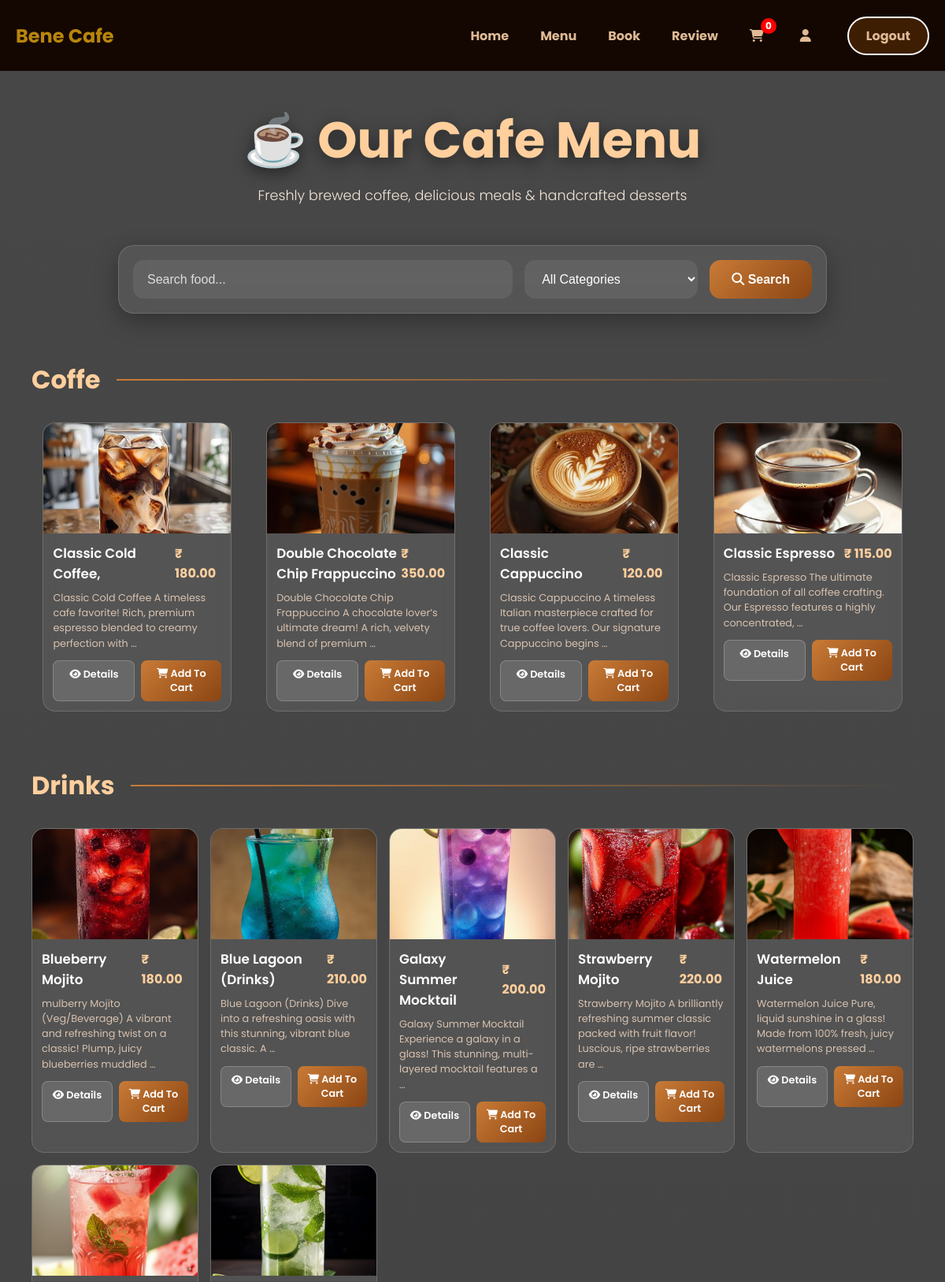
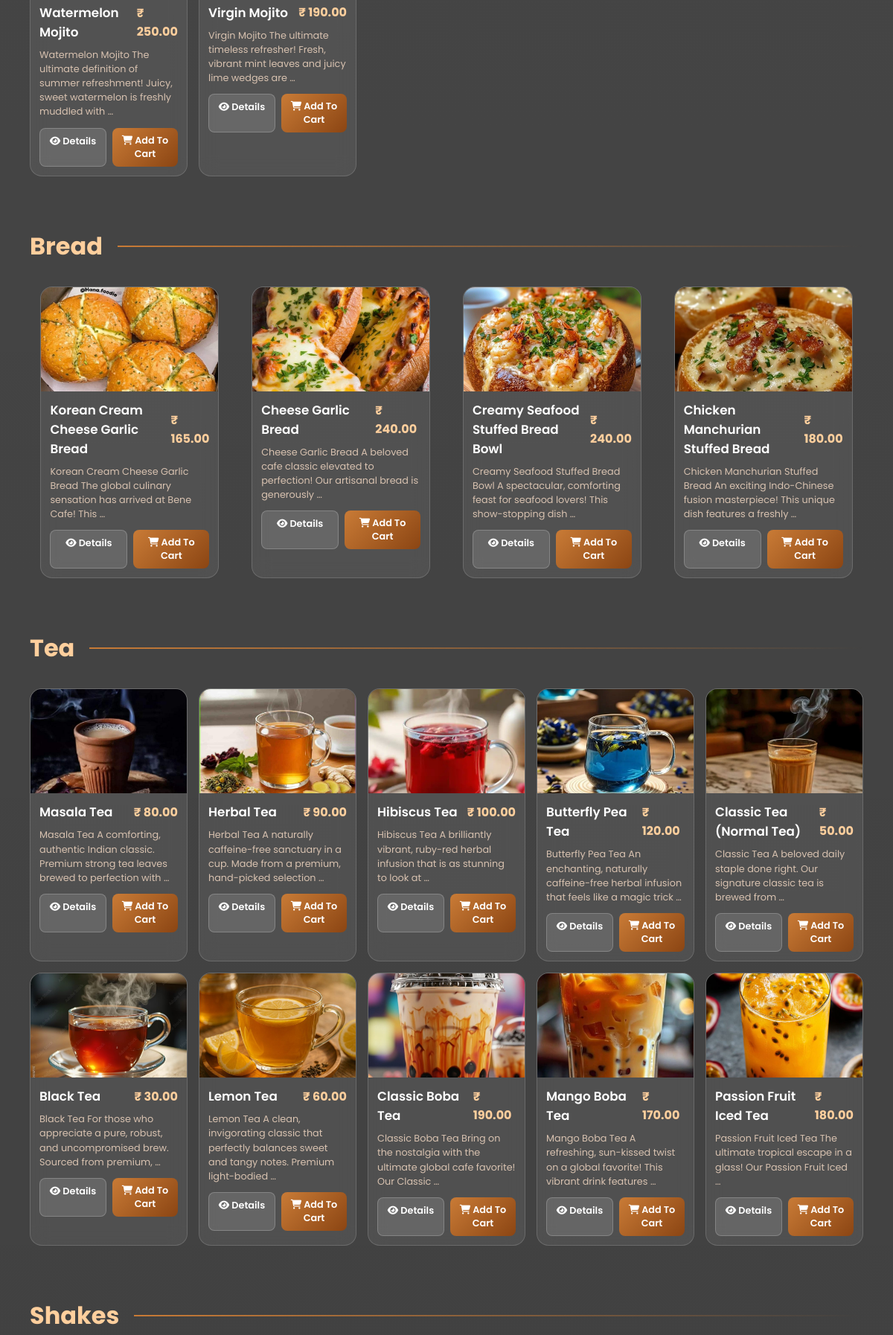
The app's page /menu/ (upper part) with its own data (2 pictures, top to bottom).
### cafe_app/models.py (models this page shows, shortened)
class Category(models.Model):
    name = models.CharField(max_length=100)

class Product(models.Model):
    category = models.ForeignKey(
        Category,
        on_delete=models.CASCADE
    )
    name = models.CharField(max_length=200)
    price = models.DecimalField(
        max_digits=10,
        decimal_places=2
    )
    description = models.TextField()
    photo = models.ImageField(upload_to='products/')
    is_available = models.BooleanField(default=True)
    created_at = models.DateTimeField(auto_now_add=True)

### cafe_app/views.py (the view)
# urls.py: path('menu/', views.menu, name='menu'),
def menu(request):
    categories = Category.objects.filter(product__isnull=False).distinct()
    products = Product.objects.all()
    search = request.GET.get('search')
    if search:
        products = products.filter(
            name__icontains=search
        )
    category_id = request.GET.get('category')
    if category_id:
        products = products.filter(
            category_id=category_id
        )
    context = {
        'categories': categories,
        'products': products,
    }
    return render(
        request,
        'user/menu.html',
        context
    )

### cafe_app/context_processors.py (called while the page is built, shortened)
def cart_count(request):
    count = 0
    return {
        'cart_count': count
    }

### templates/user/menu.html (shortened to what this page needs)
{% load static %}
<!DOCTYPE html>
<html lang="en">
<head>
    <link rel="stylesheet"
    href="https://cdnjs.cloudflare.com/ajax/libs/font-awesome/6.5.1/css/all.min.css">
    <link rel="stylesheet" href="{% static 'css/user/menu.css' %}">
</head>
<body>
    {% include 'u_nav.html' %}
    <div class="menu-container">
        <div class="menu-header">
            <h1 class="main-title">
                ☕ Our Cafe Menu
            </h1>
            <p class="subtitle">
                Freshly brewed coffee, delicious meals & handcrafted desserts
            </p>
        </div>
        <form method="GET" class="glass-form">
            <input type="text"
                   name="search"
                   placeholder="Search food..."
                   value="{{ request.GET.search }}"
                   class="search-input">
            <div class="select-wrapper">
                <select name="category" class="category-select">
                    <option value="">All Categories</option>
                </select>
            </div>
            <button type="submit" class="btn-search">
                <i class="fa-solid fa-magnifying-glass"></i>
                Search
            </button>
        </form>
        {% if products %}
            {% for c in categories %}
                <div class="category-section">
                    <h2 class="category-title">
                        <span>{{ c.name }}</span>
                        <span class="title-line"></span>
                    </h2>
                    <div class="products-grid">
                        {% for item in products %}
                            {% if item.category.id == c.id %}
                            <div class="glass-card">
                                <div class="card-image-wrapper">
                                    {% if item.photo %}
                                        <img src="{{ item.photo.url }}"
                                             alt="{{ item.name }}"
                                             class="card-img">
                                    {% else %}
                                        <div class="no-image-placeholder">
                                            ☕ No photo available
                                        </div>
                                    {% endif %}
                                </div>
                                <div class="card-body">
                                    <div class="card-header-row">
                                        <h3 class="product-name">
                                            {{ item.name }}
                                        </h3>
                                        <div class="product-price">
                                            ₹ {{ item.price }}
                                        </div>
                                    </div>
                                    <p class="product-description">
                                        {{ item.description|truncatewords:15 }}
                                    </p>
                                    <div class="card-actions">
                                        <a href="{% url 'product_details' item.id %}"
                                           class="btn-details">
                                            <i class="fa-solid fa-eye"></i>
                                            Details
                                        </a>
                                        <a href="{% url 'add_to_cart' item.id %}"
                                           class="btn-cart">
                                            <i class="fa-solid fa-cart-shopping"></i>
                                            Add To Cart
                                        </a>
                                    </div>
                                </div>
                            </div>
                            {% endif %}
                        {% endfor %}
                    </div>
                </div>
            {% endfor %}
        {% endif %}
    </div>
</body>
</html>

### templates/U_nav.html (shortened to what this page needs)
{% load static %}
<!DOCTYPE html>
<html lang="en">
<head>
    <link rel="stylesheet" href="{% static 'css/user/u_nav.css' %}">
    <link rel="stylesheet" href="https://cdnjs.cloudflare.com/ajax/libs/font-awesome/6.5.1/css/all.min.css">
</head>
<body>
<header class="header">
    <a class="logo" href="/u_home">
        <h1>Bene Cafe</h1>
    </a>
    <nav class="nav">
        <a href="{% url 'u_home' %}">Home</a>
        <a href="{% url 'menu' %}">Menu</a>
        <a href="{% url 'book_table' %}">Book</a>
                <a href="{% url 'review' %}">Review</a>
        <a href="{% url 'cart' %}" class="cart-icon">
    <i class="fa-solid fa-cart-shopping"></i>
    <span class="cart-count">
        {{ cart_count }}
    </span>
</a>
        <a href="{% url 'profile' %}">
            <i class="fa-solid fa-user"></i>
        </a>
        <a href="{% url 'logout' %}" class="btn">Logout</a>
    </nav>
</header>
</body>
</html>

### static/css/user/menu.css (style rules this page uses)
:root { --primary:#c97b36; --secondary:#8b4513; --dark:#140701; --light:#ffffff; --glass:rgba(255,255,255,0.08); --glass-border:rgba(255,255,255,0.15); --text-muted:#d8c2b0; }
* { margin:0; padding:0; box-sizing:border-box; }
html { scroll-behavior:smooth; }
body { font-family:'Poppins',sans-serif; background: linear-gradient(rgba(0,0,0,0.72), rgba(0,0,0,0.78)), url("https://images.unsplash.com/photo-1509042239860-f550ce710b93?q=80&w=2070&auto=format&fit=crop"); background-size:cover; background-position:center; background-attachment:fixed; min-height:100vh; color:white; }
header { position:fixed; top:0; left:0; width:100%; height:90px; display:flex; justify-content:space-between; align-items:center; padding:0 40px; background:rgba(20,7,1,0.95); z-index:1000; backdrop-filter:blur(10px); }
.menu-container, .main_content1 { width:100%; max-width:1400px; margin:auto; padding:130px 40px 60px; }
.menu-header, .top_bar { text-align:center; margin-bottom:50px; }
.main-title { font-size:4rem; font-weight:700; color:#ffcf9d; margin-bottom:10px; text-shadow:0 5px 20px rgba(0,0,0,0.5); }
.subtitle { font-size:1.1rem; color:#f3e5d8; font-weight:300; }
.glass-form { width:100%; max-width:900px; margin:0 auto 60px; display:flex; gap:15px; flex-wrap:wrap; padding:18px; background:var(--glass); border:1px solid var(--glass-border); border-radius:20px; backdrop-filter:blur(14px); box-shadow:0 10px 30px rgba(0,0,0,0.3); }
.search-input, .category-select { flex:1; min-width:220px; padding:15px 18px; border:none; outline:none; border-radius:14px; background:rgba(255,255,255,0.08); color:white; font-size:1rem; }
.search-input::placeholder { color:#ddd; }
.category-select option { color:black; }
.btn-search, .add_btn { padding:15px 28px; border:none; border-radius:14px; background:linear-gradient(135deg,#c97b36,#8b4513); color:white; font-size:1rem; font-weight:600; cursor:pointer; text-decoration: none; transition:0.3s; display: inline-block; }
.category-section { margin-bottom:70px; }
.category-title { display:flex; align-items:center; gap:20px; margin-bottom:30px; font-size:2rem; font-weight:700; color:#ffcf9d; }
.title-line { flex:1; height:2px; background:linear-gradient(to right,#c97b36,transparent); }
.products-grid, .card_grid { display:grid; grid-template-columns: repeat(auto-fit, minmax(200px, 1fr)); gap:15px; width:100%; }
.glass-card, .menu_item_card { width:100%; max-width: 240px; margin: 0 auto; overflow:hidden; border-radius:16px; background:rgba(255,255,255,0.08); border:1px solid rgba(255,255,255,0.15); backdrop-filter:blur(12px); transition:0.4s; }
.card-image-wrapper, .product_img_container { width:100%; height:140px; overflow:hidden; }
.card-img, .product_img_container img { width:100%; height:100%; object-fit:cover; transition:0.5s; }
.card-body, .item_details { padding:12px; }
.card-header-row, .title_price_row { display:flex; justify-content:space-between; align-items:center; margin-bottom:8px; }
.product-name, .product_name { font-size:1.05rem; font-weight:600; color:white; margin: 0; }
.product-price, .price_text { color:#ffcf9d; font-size:1rem; font-weight:700; }
.product-description, .desc_text { color:var(--text-muted); line-height:1.5; margin-bottom:12px; font-size:0.8rem; }
.card-actions, .action_btns { display:flex; gap:8px; }
.btn-details, .btn-cart, .action_btns .edit_btn, .action_btns .delete_btn { flex:1; text-align:center; padding:8px; border-radius:8px; text-decoration:none; font-weight:600; font-size: 0.8rem; transition:0.3s; }
.btn-details, .action_btns .edit_btn { background:rgba(255,255,255,0.12); color:white; border:1px solid rgba(255,255,255,0.2); }
.btn-cart, .action_btns .delete_btn { background:linear-gradient(135deg,#c97b36,#8b4513); color:white; }

### records on screen
Category: name "Coffe"
Product: photo (picture), name "Classic Cold Coffee,", price "180.00", description "Classic Cold Coffee A timeless cafe favorite! Rich, premium espresso blended to creamy perfection with …"
Product: photo (picture), name "Double Chocolate Chip Frappuccino", price "350.00", description "Double Chocolate Chip Frappuccino A chocolate lover’s ultimate dream! A rich, velvety blend of premium …"
Product: photo (picture), name "Classic Cappuccino", price "120.00", description "Classic Cappuccino A timeless Italian masterpiece crafted for true coffee lovers. Our signature Cappuccino begins …"
Product: photo (picture), name "Classic Espresso", price "115.00", description "Classic Espresso The ultimate foundation of all coffee crafting. Our Espresso features a highly concentrated, …"
Category: name "Drinks"
Product: photo (picture), name "Blueberry Mojito", price "180.00", description "mulberry Mojito (Veg/Beverage) A vibrant and refreshing twist on a classic! Plump, juicy blueberries muddled …"
Product: photo (picture), name "Blue Lagoon (Drinks)", price "210.00", description "Blue Lagoon (Drinks) Dive into a refreshing oasis with this stunning, vibrant blue classic. A …"
Product: photo (picture), name "Galaxy Summer Mocktail", price "200.00", description "Galaxy Summer Mocktail Experience a galaxy in a glass! This stunning, multi-layered mocktail features a …"
Product: photo (picture), name "Strawberry Mojito", price "220.00", description "Strawberry Mojito A brilliantly refreshing summer classic packed with fruit flavor! Luscious, ripe strawberries are …"
Product: photo (picture), name "Watermelon Juice", price "180.00", description "Watermelon Juice Pure, liquid sunshine in a glass! Made from 100% fresh, juicy watermelons pressed …"
Product: photo (picture), name "Watermelon Mojito", price "250.00", description "Watermelon Mojito The ultimate definition of summer refreshment! Juicy, sweet watermelon is freshly muddled with …"
Product: photo (picture), name "Virgin Mojito", price "190.00", description "Virgin Mojito The ultimate timeless refresher! Fresh, vibrant mint leaves and juicy lime wedges are …"
Category: name "Bread"
Product: photo (picture), name "Korean Cream Cheese Garlic Bread", price "165.00", description "Korean Cream Cheese Garlic Bread The global culinary sensation has arrived at Bene Cafe! This …"
Product: photo (picture), name "Cheese Garlic Bread", price "240.00", description "Cheese Garlic Bread A beloved cafe classic elevated to perfection! Our artisanal bread is generously …"
Product: photo (picture), name "Creamy Seafood Stuffed Bread Bowl", price "240.00", description "Creamy Seafood Stuffed Bread Bowl A spectacular, comforting feast for seafood lovers! This show-stopping dish …"
Product: photo (picture), name "Chicken Manchurian Stuffed Bread", price "180.00", description "Chicken Manchurian Stuffed Bread An exciting Indo-Chinese fusion masterpiece! This unique dish features a freshly …"
Category: name "Tea"
Product: photo (picture), name "Masala Tea", price "80.00", description "Masala Tea A comforting, authentic Indian classic. Premium strong tea leaves brewed to perfection with …"
Product: photo (picture), name "Herbal Tea", price "90.00", description "Herbal Tea A naturally caffeine-free sanctuary in a cup. Made from a premium, hand-picked selection …"
Product: photo (picture), name "Hibiscus Tea", price "100.00", description "Hibiscus Tea A brilliantly vibrant, ruby-red herbal infusion that is as stunning to look at …"
Product: photo (picture), name "Butterfly Pea Tea", price "120.00", description "Butterfly Pea Tea An enchanting, naturally caffeine-free herbal infusion that feels like a magic trick …"
Product: photo (picture), name "Classic Tea (Normal Tea)", price "50.00", description "Classic Tea A beloved daily staple done right. Our signature classic tea is brewed from …"
Product: photo (picture), name "Black Tea", price "30.00", description "Black Tea For those who appreciate a pure, robust, and uncompromised brew. Sourced from premium, …"
Product: photo (picture), name "Lemon Tea", price "60.00", description "Lemon Tea A clean, invigorating classic that perfectly balances sweet and tangy notes. Premium light-bodied …"
Product: photo (picture), name "Classic Boba Tea", price "190.00", description "Classic Boba Tea Bring on the nostalgia with the ultimate global cafe favorite! Our Classic …"
Product: photo (picture), name "Mango Boba Tea", price "170.00", description "Mango Boba Tea A refreshing, sun-kissed twist on a global favorite! This vibrant drink features …"
Product: photo (picture), name "Passion Fruit Iced Tea", price "180.00", description "Passion Fruit Iced Tea The ultimate tropical escape in a glass! Our Passion Fruit Iced …"
Category: name "Shakes"

### other values on screen
{{ cart_count }} "0"
